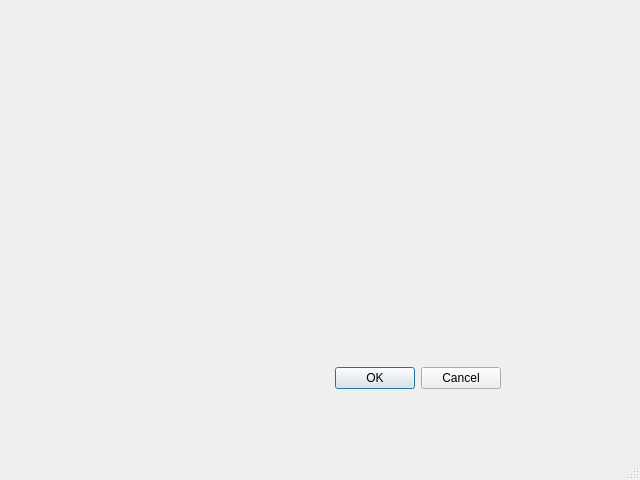
<?xml version="1.0" encoding="UTF-8"?>
<ui version="4.0">
 <class>MainWindow</class>
 <widget class="QMainWindow" name="MainWindow">
  <property name="geometry">
   <rect>
    <x>0</x>
    <y>0</y>
    <width>640</width>
    <height>480</height>
   </rect>
  </property>
  <property name="windowTitle">
   <string>MainWindow</string>
  </property>
  <widget class="QWidget" name="centralwidget">
   <widget class="QDialogButtonBox" name="buttonBox">
    <property name="geometry">
     <rect>
      <x>170</x>
      <y>360</y>
      <width>331</width>
      <height>36</height>
     </rect>
    </property>
    <property name="standardButtons">
     <set>QDialogButtonBox::Cancel|QDialogButtonBox::Ok</set>
    </property>
   </widget>
  </widget>
  <widget class="QMenuBar" name="menubar">
   <property name="geometry">
    <rect>
     <x>0</x>
     <y>0</y>
     <width>640</width>
     <height>32</height>
    </rect>
   </property>
  </widget>
  <widget class="QStatusBar" name="statusbar"/>
 </widget>
 <resources/>
 <connections/>
</ui>
